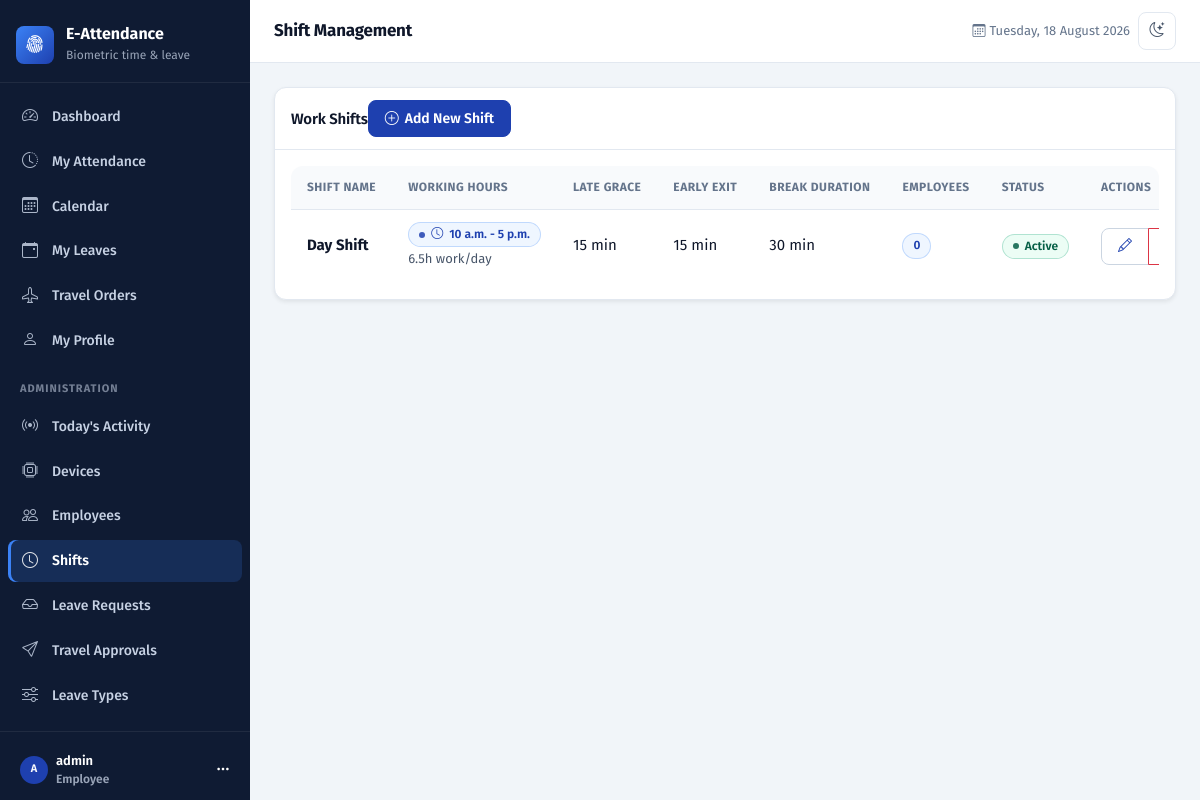
Screenshot of /shifts/ (signed in) with the database file from the repository.
### core/models.py (models this page shows, shortened)
class User(AbstractUser):
    class UserRole(models.TextChoices):
        SUPERUSER = 'SUPERUSER', 'Superuser'
        OFFICE_ADMIN = 'OFFICE_ADMIN', 'Office Admin'
        EMPLOYEE = 'EMPLOYEE', 'Employee'
    role = models.CharField(
        max_length=20,
        choices=UserRole.choices,
        default=UserRole.EMPLOYEE
    )
    phone = models.CharField(max_length=20, blank=True, null=True)
    profile_picture = models.ImageField(upload_to='profiles/', blank=True, null=True)
    created_at = models.DateTimeField(auto_now_add=True)
    updated_at = models.DateTimeField(auto_now=True)
    class Meta:
        db_table = 'users'
        verbose_name = 'User'
        verbose_name_plural = 'Users'
        permissions = [
            ('can_manage_devices', 'Can manage biometric devices'),
            ('can_manage_employees', 'Can manage employees'),
            ('can_approve_leaves', 'Can approve leave requests'),
            ('can_approve_travel_orders', 'Can approve travel orders'),
        ]
    def has_perm(self, perm, obj=None):
        if super().has_perm(perm, obj):
            return True

class Shift(models.Model):
    name = models.CharField(max_length=50, unique=True)
    start_time = models.TimeField()
    end_time = models.TimeField()
    late_grace_minutes = models.IntegerField(default=15, help_text="Grace period in minutes")
    early_exit_minutes = models.IntegerField(default=15, help_text="Early exit tolerance in minutes")
    break_duration_minutes = models.IntegerField(default=60, help_text="Break duration in minutes")
    is_active = models.BooleanField(default=True)
    created_at = models.DateTimeField(auto_now_add=True)
    updated_at = models.DateTimeField(auto_now=True)
    class Meta:
        db_table = 'shifts'
        ordering = ['start_time']
    @property
    def is_overnight(self):
        return self.end_time <= self.start_time
    def get_span_minutes(self):
        from datetime import datetime, timedelta
        today = datetime.today().date()
        start = datetime.combine(today, self.start_time)
        end = datetime.combine(today, self.end_time)
        if self.is_overnight:
            end += timedelta(days=1)
        return (end - start).total_seconds() / 60
    def get_working_hours(self):
        return max(0.0, (self.get_span_minutes() - self.break_duration_minutes) / 60)

### core/views.py (the view)
# urls.py: path('shifts/', views.shift_management, name='shift_management'),
@login_required
@permission_required('core.can_manage_devices', raise_exception=False, login_url='dashboard')
def shift_management(request):
    shifts = Shift.objects.all().order_by('start_time')
    from core.models import EmployeeShift
    shift_stats = {}
    for shift in shifts:
        active_assignments = EmployeeShift.objects.filter(
            shift=shift,
            is_active=True
        ).count()
        shift_stats[shift.id] = active_assignments
    context = {
        'shifts': shifts,
        'shift_stats': shift_stats,
    }
    return render(request, 'core/shift_management.html', context)

### templates/core/shift_management.html (shortened to what this page needs)
{% extends 'base.html' %}
{% block page-title %}Shift Management{% endblock %}
{% block auth_content %}
<div class="row">
    <div class="col-12">
        <div class="card shadow-sm">
            <div class="card-header bg-white">
                <div class="d-flex justify-content-between align-items-center">
                    <h5 class="mb-0">Work Shifts</h5>
                    <a href="{% url 'shift_create' %}" class="btn btn-primary">
                        <i class="bi bi-plus-circle"></i> Add New Shift
                    </a>
                </div>
            </div>
            <div class="card-body">
                {% if shifts %}
                <div class="table-responsive">
                    <table class="table table-hover">
                        <thead>
                            <tr>
                                <th>Shift Name</th>
                                <th>Working Hours</th>
                                <th>Late Grace</th>
                                <th>Early Exit</th>
                                <th>Break Duration</th>
                                <th>Employees</th>
                                <th>Status</th>
                                <th>Actions</th>
                            </tr>
                        </thead>
                        <tbody>
                            {% for shift in shifts %}
                            <tr>
                                <td>
                                    <strong>{{ shift.name }}</strong>
                                </td>
                                <td>
                                    <span class="badge bg-info">
                                        <i class="bi bi-clock"></i> {{ shift.start_time }} - {{ shift.end_time }}
                                    </span>
                                    <br>
                                    <small class="text-muted">{{ shift.get_working_hours|floatformat:1 }}h work/day</small>
                                </td>
                                <td>{{ shift.late_grace_minutes }} min</td>
                                <td>{{ shift.early_exit_minutes }} min</td>
                                <td>{{ shift.break_duration_minutes }} min</td>
                                <td>
                                    <span class="badge bg-primary">{{ shift_stats.shift.id|default:0 }}</span>
                                </td>
                                <td>
                                    {% if shift.is_active %}
                                        <span class="badge bg-success">Active</span>
                                    {% else %}
                                        <span class="badge bg-secondary">Inactive</span>
                                    {% endif %}
                                </td>
                                <td>
                                    <div class="btn-group btn-group-sm">
                                        <a href="{% url 'shift_edit' shift.id %}" class="btn btn-outline-primary">
                                            <i class="bi bi-pencil"></i>
                                        </a>
                                        <button type="button" class="btn btn-outline-danger"
                                                data-bs-toggle="modal"
                                                data-bs-target="#deleteModal{{ shift.id }}">
                                        </button>
                                    </div>
                                </td>
                            </tr>
                            {% endfor %}
                        </tbody>
                    </table>
                </div>
                {% endif %}
            </div>
        </div>
    </div>
</div>
{% endblock %}

### templates/base.html (shortened to what this page needs)
{% load static core_extras %}<!DOCTYPE html>
<html lang="en" data-bs-theme="light">
<head>
    <link href="https://cdn.jsdelivr.net/npm/bootstrap@5.3.0/dist/css/bootstrap.min.css" rel="stylesheet">
    <link rel="stylesheet" href="https://cdn.jsdelivr.net/npm/bootstrap-icons@1.11.0/font/bootstrap-icons.css">
    <link rel="stylesheet" href="{% static 'css/app.css' %}">
</head>
<body>
{% if user.is_authenticated %}
    <div class="app-shell">
        <nav class="app-sidebar" id="appSidebar" aria-label="Main navigation">
            <a href="{% url 'dashboard' %}" class="app-brand">
                <span class="app-brand__mark" aria-hidden="true"><i class="bi bi-fingerprint"></i></span>
                <span>
                    <span class="app-brand__name d-block">E-Attendance</span>
                    <span class="app-brand__meta">Biometric time &amp; leave</span>
                </span>
            </a>
            <div class="app-nav">
                <ul class="nav flex-column list-unstyled mb-0">
                    <li>
                        <a class="app-nav__link" href="{% url 'dashboard' %}"
                           {% if request.resolver_match.url_name == 'dashboard' %}aria-current="page"{% endif %}>
                            <i class="bi bi-speedometer2" aria-hidden="true"></i> Dashboard
                        </a>
                    </li>
                    <li>
                        <a class="app-nav__link" href="{% url 'my_attendance' %}"
                           {% if request.resolver_match.url_name == 'my_attendance' %}aria-current="page"{% endif %}>
                            <i class="bi bi-clock-history" aria-hidden="true"></i> My Attendance
                        </a>
                    </li>
                    <li>
                        <a class="app-nav__link" href="{% url 'attendance_calendar' %}"
                           {% if request.resolver_match.url_name == 'attendance_calendar' %}aria-current="page"{% endif %}>
                            <i class="bi bi-calendar3" aria-hidden="true"></i> Calendar
                        </a>
                    </li>
                    <li>
                        <a class="app-nav__link" href="{% url 'my_leaves' %}"
                           {% if request.resolver_match.url_name == 'my_leaves' or request.resolver_match.url_name == 'request_leave' %}aria-current="page"{% endif %}>
                            <i class="bi bi-calendar-event" aria-hidden="true"></i> My Leaves
                        </a>
                    </li>
                    <li>
                        <a class="app-nav__link" href="{% url 'my_travel_orders' %}"
                           {% if request.resolver_match.url_name == 'my_travel_orders' %}aria-current="page"{% endif %}>
                            <i class="bi bi-airplane" aria-hidden="true"></i> Travel Orders
                        </a>
                    </li>
                    <li>
                        <a class="app-nav__link" href="{% url 'profile' %}"
                           {% if request.resolver_match.url_name == 'profile' %}aria-current="page"{% endif %}>
                            <i class="bi bi-person" aria-hidden="true"></i> My Profile
                        </a>
                    </li>
                    {% if is_office_admin %}
                        <li class="app-nav__section" aria-hidden="true">Administration</li>
                        <li>
                            <a class="app-nav__link" href="{% url 'devices:todays_attendance' %}"
                               {% if request.resolver_match.url_name == 'todays_attendance' %}aria-current="page"{% endif %}>
                                <i class="bi bi-broadcast" aria-hidden="true"></i> Today's Activity
                            </a>
                        </li>
                        <li>
                            <a class="app-nav__link" href="{% url 'devices:device_list' %}"
                               {% if request.resolver_match.app_name == 'devices' and 'device' in request.resolver_match.url_name %}aria-current="page"{% endif %}>
                                <i class="bi bi-cpu" aria-hidden="true"></i> Devices
                            </a>
                        </li>
                        <li>
                            <a class="app-nav__link" href="{% url 'devices:employee_management' %}"
                               {% if request.resolver_match.url_name == 'employee_management' %}aria-current="page"{% endif %}>
                                <i class="bi bi-people" aria-hidden="true"></i> Employees
                            </a>
                        </li>
                        <li>
                            <a class="app-nav__link" href="{% url 'shift_management' %}"
                               {% if 'shift' in request.resolver_match.url_name %}aria-current="page"{% endif %}>
                                <i class="bi bi-clock" aria-hidden="true"></i> Shifts
                            </a>
                        </li>
                        <li>
                            <a class="app-nav__link" href="{% url 'leave_requests_management' %}"
                               {% if 'leave_request' in request.resolver_match.url_name %}aria-current="page"{% endif %}>
                                <i class="bi bi-inbox" aria-hidden="true"></i> Leave Requests
                            </a>
                        </li>
                        <li>
                            <a class="app-nav__link" href="{% url 'travel_orders_management' %}"
                               {% if 'travel_order' in request.resolver_match.url_name %}aria-current="page"{% endif %}>
                                <i class="bi bi-send" aria-hidden="true"></i> Travel Approvals
                            </a>
                        </li>
                        <li>
                            <a class="app-nav__link" href="{% url 'leave_type_management' %}"
                               {% if 'leave_type' in request.resolver_match.url_name %}aria-current="page"{% endif %}>
                                <i class="bi bi-sliders" aria-hidden="true"></i> Leave Types
                            </a>
                        </li>
                    {% endif %}
                </ul>
            </div>
            <div class="app-sidebar__footer">
                <div class="dropdown">
                    <button class="btn w-100 d-flex align-items-center gap-2 text-start border-0 text-white px-2"
                            type="button" data-bs-toggle="dropdown" aria-expanded="false">
                        {% if user.profile_picture %}
                            <img src="{{ user.profile_picture.url }}" class="avatar avatar--sm"
                                 alt="" width="28" height="28">
                        {% else %}
                            <span class="avatar avatar--sm" aria-hidden="true">{{ user|initials }}</span>
                        {% endif %}
                        <span class="flex-grow-1 text-truncate">
                            <span class="d-block small fw-semibold text-truncate">{{ user.get_full_name|default:user.username }}</span>
                            <span class="d-block app-brand__meta">{{ user.get_role_display }}</span>
                        </span>
                        <i class="bi bi-three-dots" aria-hidden="true"></i>
                    </button>
                </div>
            </div>
        </nav>
        <div class="app-main">
            <header class="app-topbar">
                <h1 class="app-topbar__title">{% block page-title %}Dashboard{% endblock %}</h1>
                <div class="ms-auto d-flex align-items-center gap-2">
                    <span class="app-topbar__meta d-none d-md-inline">
                        <i class="bi bi-calendar3 me-1" aria-hidden="true"></i>{% now "l, j F Y" %}
                    </span>
                    <button class="icon-btn" type="button" data-theme-toggle aria-label="Switch theme">
                        <i class="bi bi-moon-stars" aria-hidden="true"></i>
                    </button>
                </div>
            </header>
            <main class="app-content" id="main-content" tabindex="-1">
                {% block auth_content %}{% endblock %}
            </main>
        </div>
    </div>
{% else %}
    {% block content %}{% endblock %}
{% endif %}
</body>
</html>

### rows the page displays
User: first_name+last_name+username "A", get_full_name "admin", role "Employee"
Shift: name "Day Shift", start_time "10 a.m.", end_time "5 p.m.", get_working_hours "6.5", late_grace_minutes "15", early_exit_minutes "15", break_duration_minutes "30", shift.id "0", is_active "Active"
